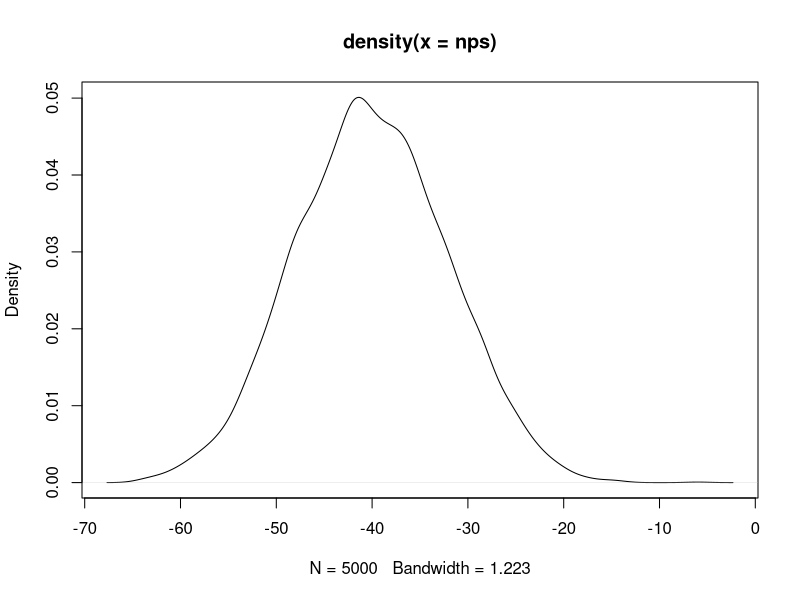

R code for this plot:
##NPS Simulation

outcomes = c(1:3)
nps <- c()    
x <- c()
for (i in 1:5000) 
  {
  npssimulation <- sample(outcomes, size = 100, replace = TRUE, prob = c(.60,.20,.20))
    detractor <- subset(npssimulation, npssimulation == 1)
    passive <- subset (npssimulation, npssimulation == 2)
    promoter <- subset(npssimulation, npssimulation == 3)
    totalresp <- sum(length(promoter),length(detractor), length(passive))
    x <- (length(promoter) - length(detractor))
    x <- (x / length(totalresp))
  nps <- append(nps, x)
}
mean(nps)
npsdistribution <- density(nps)
plot (npsdistribution)
